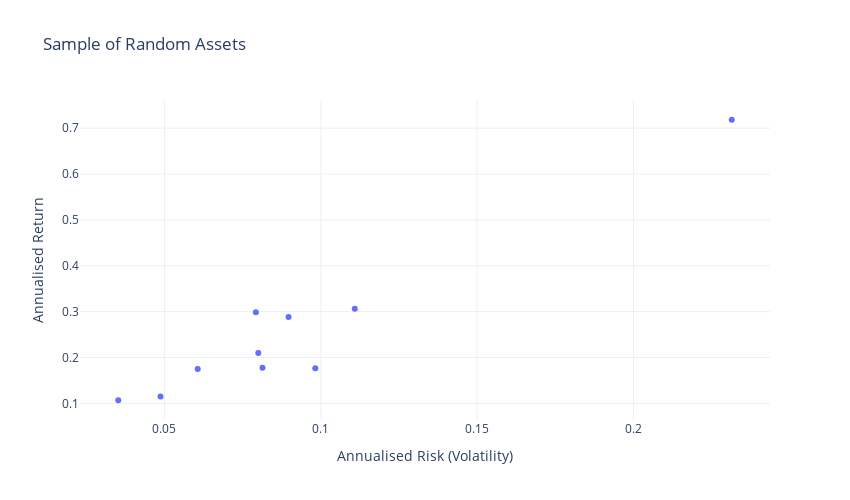

Here is the notebook cell this chart was saved with:
### Code cell
fig = go.Figure()
fig.add_trace(go.Scatter(x=var, y=mus, 
                      mode='markers',
                      text = var.axes[0].tolist()))
fig.update_layout(template='plotly_white',
                  xaxis=dict(title='Annualised Risk (Volatility)'),
                  yaxis=dict(title='Annualised Return'),
                  title='Sample of Random Assets',
                  width=850,
                  height=500)
# fig.update_xaxes(range=[0.18, 0.32])
# fig.update_yaxes(range=[0.02,0.27])

### Figure 1 — Plotly figure (JSON) as saved in the notebook; plotly's stock layout.template omitted (floating-point values rounded to 4 significant figures)
{"data": [{"mode": "markers", "text": ["MSFT", "WMT", "JPM", "TGT", "AAPL", "GOOGL", "ABT", "KO", "AMZN", "NVDA"], "type": "scatter", "x": [0.07925, 0.04874, 0.08136, 0.09824, 0.08969, 0.08001, 0.06064, 0.03523, 0.1109, 0.2314], "y": [0.2985, 0.1149, 0.1774, 0.1767, 0.2881, 0.2099, 0.175, 0.1067, 0.3063, 0.7184]}], "layout": {"height": 500, "title": {"text": "Sample of Random Assets"}, "width": 850, "xaxis": {"title": {"text": "Annualised Risk (Volatility)"}}, "yaxis": {"title": {"text": "Annualised Return"}}}}
